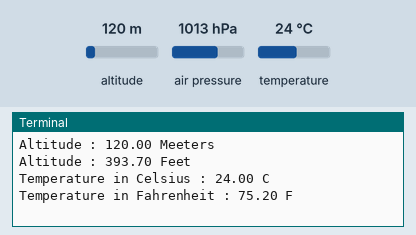
A program run on a simulated Raspberry Pi (BCM pin numbers). On the bench: the last lines printed to the terminal. The test bench sets the inputs (shaded band); at power-on: altitude 120 m, air pressure 1013 hPa, temperature 24 °C. Files the program writes start out absent.

Above: at 1.2 s.
1.3 s: altitude set to 20 m
At 2.7 s:
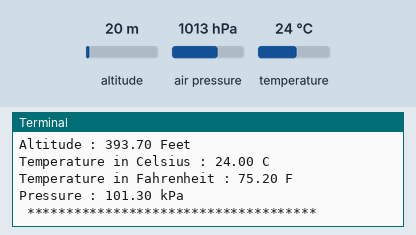
3.5 s: air pressure set to 952 hPa
At 4.5 s:
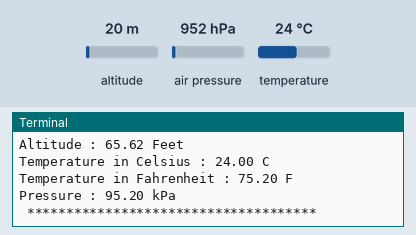
5.0 s: temperature set to 12 °C
At 5.5 s:
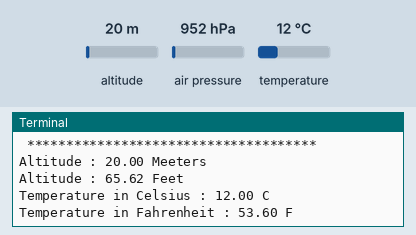

The program:

Altimeter.py
```python
# (licence header left out)
import smbus
import time
import adafruit_mpl3115a2

f = open('Altimeter.txt', 'w')
f.close()

# Get I2C bus
bus = smbus.SMBus(3)

# I2C address of the device
MPL3115A2_DEFAULT_ADDRESS			= 0x60

# MPL3115A2 Regster Map
MPL3115A2_REG_STATUS				= 0x00 # Sensor status Register
MPL3115A2_REG_PRESSURE_MSB			= 0x01 # Pressure data out MSB
MPL3115A2_REG_PRESSURE_CSB			= 0x02 # Pressure data out CSB
MPL3115A2_REG_PRESSURE_LSB			= 0x03 # Pressure data out LSB
MPL3115A2_REG_TEMP_MSB				= 0x04 # Temperature data out MSB
MPL3115A2_REG_TEMP_LSB				= 0x05 # Temperature data out LSB
MPL3115A2_REG_DR_STATUS				= 0x06 # Data Ready status registe
MPL3115A2_OUT_P_DELTA_MSB			= 0x07 # Pressure data out delta MSB
MPL3115A2_OUT_P_DELTA_CSB			= 0x08 # Pressure data out delta CSB
MPL3115A2_OUT_P_DELTA_LSB			= 0x09 # Pressure data out delta LSB
MPL3115A2_OUT_T_DELTA_MSB			= 0x0A # Temperature data out delta MSB
MPL3115A2_OUT_T_DELTA_LSB			= 0x0B # Temperature data out delta LSB
MPL3115A2_REG_WHO_AM_I				= 0x0C # Device Identification Register
MPL3115A2_PT_DATA_CFG				= 0x13 # PT Data Configuration Register
MPL3115A2_CTRL_REG1					= 0x26 # Control Register-1
MPL3115A2_CTRL_REG2					= 0x27 # Control Register-2
MPL3115A2_CTRL_REG3					= 0x28 # Control Register-3
MPL3115A2_CTRL_REG4					= 0x29 # Control Register-4
MPL3115A2_CTRL_REG5					= 0x2A # Control Register-5

# MPL3115A2 PT Data Configuration Register
MPL3115A2_PT_DATA_CFG_TDEFE			= 0x01 # Raise event flag on new temperature data
MPL3115A2_PT_DATA_CFG_PDEFE			= 0x02 # Raise event flag on new pressure/altitude data
MPL3115A2_PT_DATA_CFG_DREM			= 0x04 # Generate data ready event flag on new pressure/altitude or temperature data

# MPL3115A2 Control Register-1 Configuration
MPL3115A2_CTRL_REG1_SBYB			= 0x01 # Part is ACTIVE
MPL3115A2_CTRL_REG1_OST				= 0x02 # OST Bit ACTIVE
MPL3115A2_CTRL_REG1_RST				= 0x04 # Device reset enabled
MPL3115A2_CTRL_REG1_OS1				= 0x00 # Oversample ratio = 1
MPL3115A2_CTRL_REG1_OS2				= 0x08 # Oversample ratio = 2
MPL3115A2_CTRL_REG1_OS4				= 0x10 # Oversample ratio = 4
MPL3115A2_CTRL_REG1_OS8				= 0x18 # Oversample ratio = 8
MPL3115A2_CTRL_REG1_OS16			= 0x20 # Oversample ratio = 16
MPL3115A2_CTRL_REG1_OS32			= 0x28 # Oversample ratio = 32
MPL3115A2_CTRL_REG1_OS64			= 0x30 # Oversample ratio = 64
MPL3115A2_CTRL_REG1_OS128			= 0x38 # Oversample ratio = 128
MPL3115A2_CTRL_REG1_RAW				= 0x40 # RAW output mode
MPL3115A2_CTRL_REG1_ALT				= 0x80 # Part is in altimeter mod
MPL3115A2_CTRL_REG1_BAR				= 0x00 # Part is in barometer mode

class MPL3115A2():
	def control_alt_config(self):
		"""Select the Control Register-1 Configuration from the given provided value"""
		CONTROL_CONFIG = (MPL3115A2_CTRL_REG1_SBYB | MPL3115A2_CTRL_REG1_OS128 | MPL3115A2_CTRL_REG1_ALT)
		bus.write_byte_data(MPL3115A2_DEFAULT_ADDRESS, MPL3115A2_CTRL_REG1, CONTROL_CONFIG)

	def data_config(self):
		"""Select the PT Data Configuration Register from the given provided value"""
		DATA_CONFIG = (MPL3115A2_PT_DATA_CFG_TDEFE | MPL3115A2_PT_DATA_CFG_PDEFE | MPL3115A2_PT_DATA_CFG_DREM)
		bus.write_byte_data(MPL3115A2_DEFAULT_ADDRESS, MPL3115A2_PT_DATA_CFG, DATA_CONFIG)

	def read_alt_temp(self):
		"""Read data back from MPL3115A2_REG_STATUS(0x00), 6 bytes
		status, tHeight MSB, tHeight CSB, tHeight LSB, temp MSB, temp LSB"""
		data = bus.read_i2c_block_data(MPL3115A2_DEFAULT_ADDRESS, MPL3115A2_REG_STATUS, 6)

		# Convert the data to 20-bits
		tHeight = ((data[1] * 65536) + (data[2] * 256) + (data[3] & 0xF0)) / 16
		temp = ((data[4] * 256) + (data[5] & 0xF0)) / 16

		altitude = tHeight / 16.0
		cTemp = temp / 16.0
		fTemp = cTemp * 1.8 + 32

		return {'a' : altitude, 'c' : cTemp, 'f' : fTemp}

	def control_pres_config(self):
		"""Select the Control Register-1 Configuration from the given provided value"""
		CONTROL_CONFIG = (MPL3115A2_CTRL_REG1_SBYB | MPL3115A2_CTRL_REG1_OS128)
		bus.write_byte_data(MPL3115A2_DEFAULT_ADDRESS, MPL3115A2_CTRL_REG1, CONTROL_CONFIG)

	def read_pres(self):
		"""Read data back from MPL3115A2_REG_STATUS(0x00), 4 bytes
		status, pres MSB, pres CSB, pres LSB"""
		data = bus.read_i2c_block_data(MPL3115A2_DEFAULT_ADDRESS, MPL3115A2_REG_STATUS, 4)

		# Convert the data to 20-bits
		pres = ((data[1] * 65536) + (data[2] * 256) + (data[3] & 0xF0)) / 16
		pressure = (pres / 4.0) / 1000.0

		return {'p' : pressure}

mpl3115a2 = MPL3115A2()

while True :
	mpl3115a2.control_alt_config()
	mpl3115a2.data_config()
	time.sleep(1)
	alt = mpl3115a2.read_alt_temp()
	print("Altitude : %.2f Meeters"%(alt['a']))
	print("Altitude : %.2f Feet"%(alt['a'] * 3.2808399))
	print("Temperature in Celsius : %.2f C"%(alt['c']))
	print("Temperature in Fahrenheit : %.2f F"%(alt['f']))
	mpl3115a2.control_pres_config()
	time.sleep(1)
	pres = mpl3115a2.read_pres()
	print("Pressure : %.2f kPa"%(pres['p']))
	print(" ************************************* ")
	f = open('Altimeter.txt', 'a')
	f.write("Altitude : %.2f Feet"%(alt['a'] * 3.2808399))
	f.write('\n')
	f.write("Temperature in Fahrenheit : %.2f F"%(alt['f']))
	f.write('\n')
	f.write("Pressure : %.2f kPa"%(pres['p']))
	f.write('\n')
	f.write(" *********")
	f.write('\n')
	f.close()
```

Measured:
- after the input at 3.5 s, the terminal: prints a new line after 0.51 s (image 2)
- after the input at 5.0 s, the terminal: prints a new line at once (image 3)
